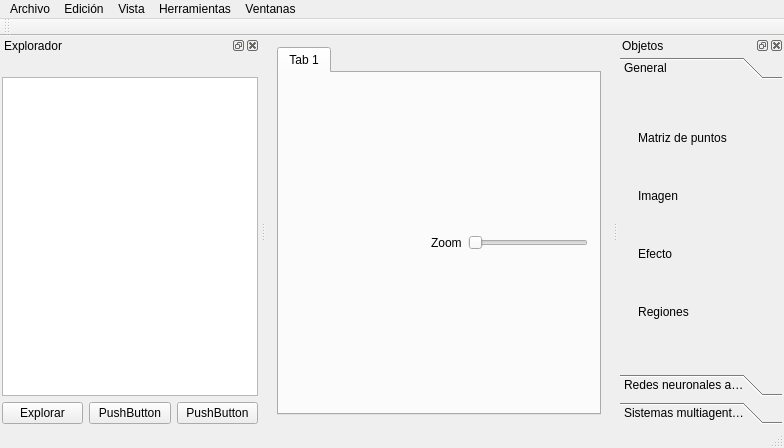
<?xml version="1.0" encoding="UTF-8"?>
<ui version="4.0">
 <class>MainWindow</class>
 <widget class="QMainWindow" name="MainWindow">
  <property name="geometry">
   <rect>
    <x>0</x>
    <y>0</y>
    <width>784</width>
    <height>448</height>
   </rect>
  </property>
  <property name="windowTitle">
   <string>MainWindow</string>
  </property>
  <widget class="QWidget" name="centralWidget">
   <layout class="QHBoxLayout" name="horizontalLayout_3">
    <item>
     <widget class="QTabWidget" name="mainTab">
      <property name="currentIndex">
       <number>0</number>
      </property>
      <widget class="QWidget" name="tab">
       <attribute name="title">
        <string>Tab 1</string>
       </attribute>
       <layout class="QVBoxLayout" name="verticalLayout_6">
        <item>
         <layout class="QHBoxLayout" name="horizontalLayout_4">
          <item>
           <spacer name="horizontalSpacer_2">
            <property name="orientation">
             <enum>Qt::Horizontal</enum>
            </property>
            <property name="sizeHint" stdset="0">
             <size>
              <width>40</width>
              <height>20</height>
             </size>
            </property>
           </spacer>
          </item>
          <item>
           <widget class="QLabel" name="label">
            <property name="text">
             <string>Zoom</string>
            </property>
           </widget>
          </item>
          <item>
           <widget class="QSlider" name="horizontalSlider">
            <property name="maximumSize">
             <size>
              <width>120</width>
              <height>16777215</height>
             </size>
            </property>
            <property name="minimum">
             <number>10</number>
            </property>
            <property name="maximum">
             <number>1000</number>
            </property>
            <property name="orientation">
             <enum>Qt::Horizontal</enum>
            </property>
           </widget>
          </item>
         </layout>
        </item>
        <item>
         <layout class="QVBoxLayout" name="mainSystemLayout"/>
        </item>
       </layout>
      </widget>
     </widget>
    </item>
   </layout>
  </widget>
  <widget class="QMenuBar" name="menuBar">
   <property name="geometry">
    <rect>
     <x>0</x>
     <y>0</y>
     <width>784</width>
     <height>21</height>
    </rect>
   </property>
   <widget class="QMenu" name="menuHerramientas">
    <property name="title">
     <string>Herramientas</string>
    </property>
    <widget class="QMenu" name="menuModo_grafico">
     <property name="title">
      <string>Modo grafico</string>
     </property>
     <addaction name="actionNativo"/>
     <addaction name="actionOpenGL"/>
    </widget>
    <addaction name="menuModo_grafico"/>
    <addaction name="actionOpciones"/>
   </widget>
   <widget class="QMenu" name="menuArchivo">
    <property name="title">
     <string>Archivo</string>
    </property>
    <addaction name="actionNuevo_proyecto"/>
    <addaction name="actionAbrir"/>
    <addaction name="actionSalir"/>
   </widget>
   <widget class="QMenu" name="menuVentanas">
    <property name="title">
     <string>Ventanas</string>
    </property>
    <addaction name="actionProyecto"/>
    <addaction name="actionModelo"/>
   </widget>
   <widget class="QMenu" name="menuVista">
    <property name="title">
     <string>Vista</string>
    </property>
    <widget class="QMenu" name="menuGrilla">
     <property name="title">
      <string>Grilla</string>
     </property>
     <addaction name="action10_pixeles"/>
     <addaction name="action20"/>
     <addaction name="action50_pixeles"/>
     <addaction name="actionPersonalizar"/>
    </widget>
    <addaction name="menuGrilla"/>
   </widget>
   <widget class="QMenu" name="menuEdicion">
    <property name="title">
     <string>Edición</string>
    </property>
    <addaction name="actionDeshacer"/>
    <addaction name="actionRehacer"/>
   </widget>
   <addaction name="menuArchivo"/>
   <addaction name="menuEdicion"/>
   <addaction name="menuVista"/>
   <addaction name="menuHerramientas"/>
   <addaction name="menuVentanas"/>
  </widget>
  <widget class="QToolBar" name="mainToolBar">
   <property name="windowTitle">
    <string>Principal</string>
   </property>
   <property name="floatable">
    <bool>true</bool>
   </property>
   <attribute name="toolBarArea">
    <enum>TopToolBarArea</enum>
   </attribute>
   <attribute name="toolBarBreak">
    <bool>false</bool>
   </attribute>
  </widget>
  <widget class="QStatusBar" name="statusBar"/>
  <widget class="QDockWidget" name="ventanaObjetos">
   <property name="windowTitle">
    <string>Explorador</string>
   </property>
   <attribute name="dockWidgetArea">
    <number>1</number>
   </attribute>
   <widget class="QWidget" name="dockWidgetContents">
    <layout class="QVBoxLayout" name="verticalLayout">
     <property name="margin">
      <number>2</number>
     </property>
     <item>
      <layout class="QHBoxLayout" name="horizontalLayout_2">
       <item>
        <spacer name="horizontalSpacer">
         <property name="orientation">
          <enum>Qt::Horizontal</enum>
         </property>
         <property name="sizeHint" stdset="0">
          <size>
           <width>40</width>
           <height>20</height>
          </size>
         </property>
        </spacer>
       </item>
      </layout>
     </item>
     <item>
      <widget class="QTreeWidget" name="twArbolObjetos">
       <property name="sizePolicy">
        <sizepolicy hsizetype="Expanding" vsizetype="Expanding">
         <horstretch>0</horstretch>
         <verstretch>0</verstretch>
        </sizepolicy>
       </property>
       <attribute name="headerVisible">
        <bool>false</bool>
       </attribute>
       <column>
        <property name="text">
         <string notr="true">1</string>
        </property>
       </column>
      </widget>
     </item>
     <item>
      <layout class="QHBoxLayout" name="horizontalLayout">
       <item>
        <widget class="QPushButton" name="btnSearchMode">
         <property name="text">
          <string>Explorar</string>
         </property>
        </widget>
       </item>
       <item>
        <widget class="QPushButton" name="pushButton_2">
         <property name="text">
          <string>PushButton</string>
         </property>
        </widget>
       </item>
       <item>
        <widget class="QPushButton" name="pushButton">
         <property name="text">
          <string>PushButton</string>
         </property>
        </widget>
       </item>
      </layout>
     </item>
    </layout>
   </widget>
  </widget>
  <widget class="QDockWidget" name="dockWidget_2">
   <property name="floating">
    <bool>false</bool>
   </property>
   <property name="features">
    <set>QDockWidget::AllDockWidgetFeatures</set>
   </property>
   <property name="windowTitle">
    <string>Objetos</string>
   </property>
   <attribute name="dockWidgetArea">
    <number>2</number>
   </attribute>
   <widget class="QWidget" name="dockWidgetContents_5">
    <layout class="QVBoxLayout" name="verticalLayout_5">
     <property name="margin">
      <number>2</number>
     </property>
     <item>
      <widget class="QToolBox" name="mainToolBox">
       <property name="maximumSize">
        <size>
         <width>16777215</width>
         <height>16777215</height>
        </size>
       </property>
       <property name="frameShape">
        <enum>QFrame::NoFrame</enum>
       </property>
       <property name="frameShadow">
        <enum>QFrame::Plain</enum>
       </property>
       <property name="currentIndex">
        <number>0</number>
       </property>
       <widget class="QWidget" name="gen">
        <property name="geometry">
         <rect>
          <x>0</x>
          <y>0</y>
          <width>145</width>
          <height>288</height>
         </rect>
        </property>
        <attribute name="label">
         <string>General</string>
        </attribute>
        <layout class="QVBoxLayout" name="verticalLayout_4">
         <item>
          <widget class="QToolButton" name="btnAddDotMatrix">
           <property name="text">
            <string>Matriz de puntos</string>
           </property>
           <property name="icon">
            <iconset resource="imagenes.qrc">
             <normaloff>:/imagenes/puntos.jpg</normaloff>:/imagenes/puntos.jpg</iconset>
           </property>
           <property name="iconSize">
            <size>
             <width>20</width>
             <height>20</height>
            </size>
           </property>
           <property name="checkable">
            <bool>true</bool>
           </property>
           <property name="autoExclusive">
            <bool>false</bool>
           </property>
           <property name="popupMode">
            <enum>QToolButton::DelayedPopup</enum>
           </property>
           <property name="toolButtonStyle">
            <enum>Qt::ToolButtonTextBesideIcon</enum>
           </property>
           <property name="autoRaise">
            <bool>true</bool>
           </property>
          </widget>
         </item>
         <item>
          <widget class="QToolButton" name="btnAddImage">
           <property name="text">
            <string>Imagen</string>
           </property>
           <property name="icon">
            <iconset resource="imagenes.qrc">
             <normaloff>:/imagenes/manzana-verde-thumb7707762.jpg</normaloff>:/imagenes/manzana-verde-thumb7707762.jpg</iconset>
           </property>
           <property name="iconSize">
            <size>
             <width>20</width>
             <height>20</height>
            </size>
           </property>
           <property name="checkable">
            <bool>true</bool>
           </property>
           <property name="autoExclusive">
            <bool>false</bool>
           </property>
           <property name="toolButtonStyle">
            <enum>Qt::ToolButtonTextBesideIcon</enum>
           </property>
           <property name="autoRaise">
            <bool>true</bool>
           </property>
          </widget>
         </item>
         <item>
          <widget class="QToolButton" name="btnEffect">
           <property name="text">
            <string>Efecto</string>
           </property>
           <property name="icon">
            <iconset resource="imagenes.qrc">
             <normaloff>:/imagenes/add_effect_icon.jpg</normaloff>:/imagenes/add_effect_icon.jpg</iconset>
           </property>
           <property name="iconSize">
            <size>
             <width>20</width>
             <height>20</height>
            </size>
           </property>
           <property name="checkable">
            <bool>true</bool>
           </property>
           <property name="toolButtonStyle">
            <enum>Qt::ToolButtonTextBesideIcon</enum>
           </property>
           <property name="autoRaise">
            <bool>true</bool>
           </property>
           <property name="arrowType">
            <enum>Qt::NoArrow</enum>
           </property>
          </widget>
         </item>
         <item>
          <widget class="QToolButton" name="btnAddRegion">
           <property name="text">
            <string>Regiones</string>
           </property>
           <property name="icon">
            <iconset resource="imagenes.qrc">
             <normaloff>:/imagenes/conjuntos.gif</normaloff>:/imagenes/conjuntos.gif</iconset>
           </property>
           <property name="iconSize">
            <size>
             <width>20</width>
             <height>20</height>
            </size>
           </property>
           <property name="checkable">
            <bool>true</bool>
           </property>
           <property name="autoExclusive">
            <bool>false</bool>
           </property>
           <property name="toolButtonStyle">
            <enum>Qt::ToolButtonTextBesideIcon</enum>
           </property>
           <property name="autoRaise">
            <bool>true</bool>
           </property>
          </widget>
         </item>
        </layout>
       </widget>
       <widget class="QWidget" name="nnw">
        <property name="geometry">
         <rect>
          <x>0</x>
          <y>0</y>
          <width>156</width>
          <height>271</height>
         </rect>
        </property>
        <attribute name="label">
         <string>Redes neuronales artificiales</string>
        </attribute>
        <layout class="QVBoxLayout" name="verticalLayout_2">
         <item>
          <widget class="QToolButton" name="btnAddPerceptron">
           <property name="text">
            <string>Perceptron simple</string>
           </property>
           <property name="icon">
            <iconset resource="imagenes.qrc">
             <normaloff>:/imagenes/perceptron2.png</normaloff>:/imagenes/perceptron2.png</iconset>
           </property>
           <property name="iconSize">
            <size>
             <width>20</width>
             <height>20</height>
            </size>
           </property>
           <property name="checkable">
            <bool>true</bool>
           </property>
           <property name="autoExclusive">
            <bool>false</bool>
           </property>
           <property name="toolButtonStyle">
            <enum>Qt::ToolButtonTextBesideIcon</enum>
           </property>
           <property name="autoRaise">
            <bool>true</bool>
           </property>
          </widget>
         </item>
         <item>
          <widget class="QToolButton" name="btnAddADALINE">
           <property name="text">
            <string>Adaline</string>
           </property>
           <property name="icon">
            <iconset resource="imagenes.qrc">
             <normaloff>:/imagenes/adaline.gif</normaloff>:/imagenes/adaline.gif</iconset>
           </property>
           <property name="iconSize">
            <size>
             <width>20</width>
             <height>20</height>
            </size>
           </property>
           <property name="checkable">
            <bool>true</bool>
           </property>
           <property name="autoExclusive">
            <bool>false</bool>
           </property>
           <property name="toolButtonStyle">
            <enum>Qt::ToolButtonTextBesideIcon</enum>
           </property>
           <property name="autoRaise">
            <bool>true</bool>
           </property>
          </widget>
         </item>
         <item>
          <widget class="QToolButton" name="btnAddHopfield">
           <property name="text">
            <string>Hopfield</string>
           </property>
           <property name="icon">
            <iconset resource="imagenes.qrc">
             <normaloff>:/imagenes/hopfield.jpg</normaloff>:/imagenes/hopfield.jpg</iconset>
           </property>
           <property name="iconSize">
            <size>
             <width>20</width>
             <height>20</height>
            </size>
           </property>
           <property name="checkable">
            <bool>true</bool>
           </property>
           <property name="autoExclusive">
            <bool>false</bool>
           </property>
           <property name="toolButtonStyle">
            <enum>Qt::ToolButtonTextBesideIcon</enum>
           </property>
           <property name="autoRaise">
            <bool>true</bool>
           </property>
          </widget>
         </item>
         <item>
          <widget class="QToolButton" name="btnAddMLP">
           <property name="text">
            <string>Perceptron multicapa</string>
           </property>
           <property name="icon">
            <iconset resource="imagenes.qrc">
             <normaloff>:/imagenes/artificial neural network.png</normaloff>:/imagenes/artificial neural network.png</iconset>
           </property>
           <property name="iconSize">
            <size>
             <width>20</width>
             <height>20</height>
            </size>
           </property>
           <property name="checkable">
            <bool>true</bool>
           </property>
           <property name="autoExclusive">
            <bool>false</bool>
           </property>
           <property name="toolButtonStyle">
            <enum>Qt::ToolButtonTextBesideIcon</enum>
           </property>
           <property name="autoRaise">
            <bool>true</bool>
           </property>
          </widget>
         </item>
        </layout>
       </widget>
       <widget class="QWidget" name="mas">
        <property name="geometry">
         <rect>
          <x>0</x>
          <y>0</y>
          <width>145</width>
          <height>288</height>
         </rect>
        </property>
        <attribute name="label">
         <string>Sistemas multiagentes</string>
        </attribute>
        <layout class="QVBoxLayout" name="verticalLayout_3">
         <item>
          <widget class="QToolButton" name="btnAddAgent">
           <property name="text">
            <string>Agente</string>
           </property>
           <property name="icon">
            <iconset resource="imagenes.qrc">
             <normaloff>:/imagenes/Agent_icon.png</normaloff>:/imagenes/Agent_icon.png</iconset>
           </property>
           <property name="iconSize">
            <size>
             <width>20</width>
             <height>20</height>
            </size>
           </property>
           <property name="checkable">
            <bool>true</bool>
           </property>
           <property name="autoRepeat">
            <bool>false</bool>
           </property>
           <property name="autoExclusive">
            <bool>false</bool>
           </property>
           <property name="toolButtonStyle">
            <enum>Qt::ToolButtonTextBesideIcon</enum>
           </property>
           <property name="autoRaise">
            <bool>true</bool>
           </property>
          </widget>
         </item>
        </layout>
       </widget>
      </widget>
     </item>
    </layout>
   </widget>
  </widget>
  <action name="actionNativo">
   <property name="checkable">
    <bool>true</bool>
   </property>
   <property name="text">
    <string>Nativo</string>
   </property>
   <property name="toolTip">
    <string>Activa el modo grafico nativo</string>
   </property>
  </action>
  <action name="actionOpenGL">
   <property name="checkable">
    <bool>true</bool>
   </property>
   <property name="text">
    <string>OpenGL</string>
   </property>
   <property name="toolTip">
    <string>Activa el modo grafico OpenGL para renderizacion avanzada</string>
   </property>
  </action>
  <action name="actionSalir">
   <property name="text">
    <string>Salir</string>
   </property>
   <property name="shortcut">
    <string>Ctrl+Q</string>
   </property>
  </action>
  <action name="actionOpciones">
   <property name="text">
    <string>Opciones</string>
   </property>
  </action>
  <action name="actionProyecto">
   <property name="checkable">
    <bool>true</bool>
   </property>
   <property name="checked">
    <bool>false</bool>
   </property>
   <property name="text">
    <string>Proyecto</string>
   </property>
  </action>
  <action name="actionModelo">
   <property name="checkable">
    <bool>true</bool>
   </property>
   <property name="text">
    <string>Objetos</string>
   </property>
  </action>
  <action name="actionNuevo_proyecto">
   <property name="text">
    <string>Nuevo proyecto...</string>
   </property>
   <property name="shortcut">
    <string>Ctrl+N</string>
   </property>
  </action>
  <action name="actionAbrir">
   <property name="text">
    <string>Abrir...</string>
   </property>
   <property name="shortcut">
    <string>Ctrl+A</string>
   </property>
  </action>
  <action name="action10_pixeles">
   <property name="text">
    <string>10 pixeles</string>
   </property>
  </action>
  <action name="action20">
   <property name="text">
    <string>20 pixeles</string>
   </property>
  </action>
  <action name="action50_pixeles">
   <property name="text">
    <string>50 pixeles</string>
   </property>
  </action>
  <action name="actionPersonalizar">
   <property name="text">
    <string>Personalizar...</string>
   </property>
  </action>
  <action name="actionDeshacer">
   <property name="text">
    <string>Deshacer</string>
   </property>
  </action>
  <action name="actionRehacer">
   <property name="text">
    <string>Rehacer</string>
   </property>
  </action>
 </widget>
 <layoutdefault spacing="6" margin="11"/>
 <resources>
  <include location="imagenes.qrc"/>
 </resources>
 <connections>
  <connection>
   <sender>actionSalir</sender>
   <signal>triggered()</signal>
   <receiver>MainWindow</receiver>
   <slot>menuSalirClick()</slot>
   <hints>
    <hint type="sourcelabel">
     <x>-1</x>
     <y>-1</y>
    </hint>
    <hint type="destinationlabel">
     <x>306</x>
     <y>218</y>
    </hint>
   </hints>
  </connection>
  <connection>
   <sender>actionNativo</sender>
   <signal>triggered()</signal>
   <receiver>MainWindow</receiver>
   <slot>menuNativoClick()</slot>
   <hints>
    <hint type="sourcelabel">
     <x>-1</x>
     <y>-1</y>
    </hint>
    <hint type="destinationlabel">
     <x>415</x>
     <y>135</y>
    </hint>
   </hints>
  </connection>
  <connection>
   <sender>actionOpenGL</sender>
   <signal>triggered()</signal>
   <receiver>MainWindow</receiver>
   <slot>menuOpenGLClick()</slot>
   <hints>
    <hint type="sourcelabel">
     <x>-1</x>
     <y>-1</y>
    </hint>
    <hint type="destinationlabel">
     <x>302</x>
     <y>154</y>
    </hint>
   </hints>
  </connection>
  <connection>
   <sender>actionNuevo_proyecto</sender>
   <signal>triggered(bool)</signal>
   <receiver>MainWindow</receiver>
   <slot>onNewProyectTriggered(bool)</slot>
   <hints>
    <hint type="sourcelabel">
     <x>-1</x>
     <y>-1</y>
    </hint>
    <hint type="destinationlabel">
     <x>302</x>
     <y>195</y>
    </hint>
   </hints>
  </connection>
 </connections>
 <slots>
  <slot>menuSalirClick()</slot>
  <slot>menuOpenGLClick()</slot>
  <slot>menuNativoClick()</slot>
  <slot>menuOpcionesClick()</slot>
  <slot>menuAgregarAgenteClick()</slot>
  <slot>btnAgregarAgenteClick()</slot>
  <slot>btnBorrarAgenteClick()</slot>
  <slot>menuContextualListaObjetos(QPoint)</slot>
  <slot>onNewProyectTriggered(bool)</slot>
 </slots>
</ui>
